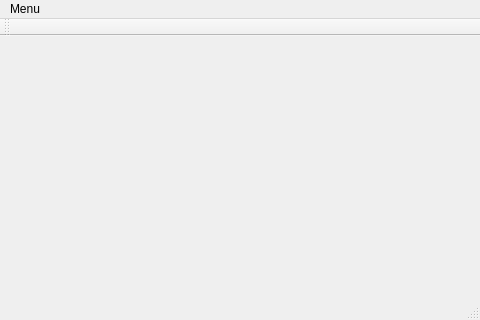
<?xml version="1.0" encoding="UTF-8"?>
<ui version="4.0">
 <class>MainWindow</class>
 <widget class="QMainWindow" name="MainWindow">
  <property name="geometry">
   <rect>
    <x>0</x>
    <y>0</y>
    <width>480</width>
    <height>320</height>
   </rect>
  </property>
  <property name="minimumSize">
   <size>
    <width>480</width>
    <height>320</height>
   </size>
  </property>
  <property name="windowTitle">
   <string>Object Viewer</string>
  </property>
  <widget class="GLWidget" name="centralWidget">
   <property name="minimumSize">
    <size>
     <width>0</width>
     <height>0</height>
    </size>
   </property>
  </widget>
  <widget class="QMenuBar" name="menuBar">
   <property name="geometry">
    <rect>
     <x>0</x>
     <y>0</y>
     <width>480</width>
     <height>21</height>
    </rect>
   </property>
   <widget class="QMenu" name="menuMenu">
    <property name="title">
     <string>Menu</string>
    </property>
    <addaction name="actionOpen_obj_model"/>
    <addaction name="actionAbout"/>
   </widget>
   <addaction name="menuMenu"/>
  </widget>
  <widget class="QToolBar" name="mainToolBar">
   <attribute name="toolBarArea">
    <enum>TopToolBarArea</enum>
   </attribute>
   <attribute name="toolBarBreak">
    <bool>false</bool>
   </attribute>
  </widget>
  <widget class="QStatusBar" name="statusBar"/>
  <action name="actionOpen_obj_model">
   <property name="text">
    <string>Open obj model</string>
   </property>
  </action>
  <action name="actionAbout">
   <property name="text">
    <string>About</string>
   </property>
  </action>
 </widget>
 <layoutdefault spacing="6" margin="11"/>
 <customwidgets>
  <customwidget>
   <class>GLWidget</class>
   <extends>QWidget</extends>
   <header>glwidget.h</header>
   <container>1</container>
  </customwidget>
 </customwidgets>
 <resources/>
 <connections/>
</ui>
